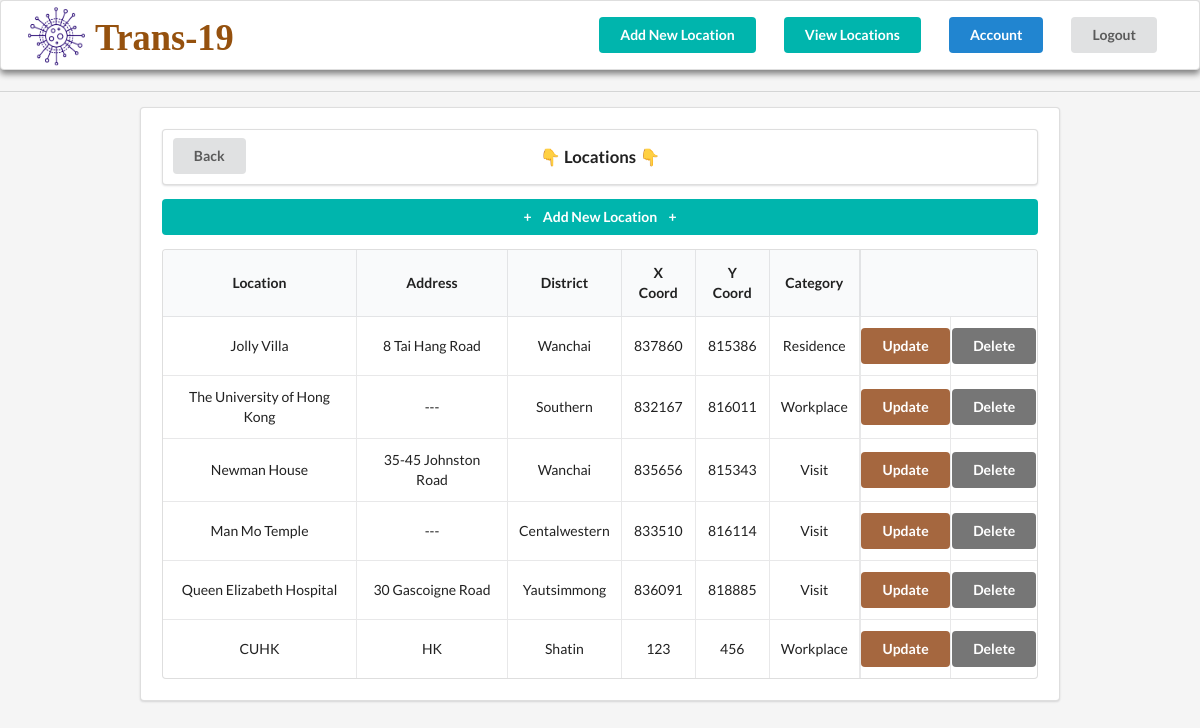
/location/ (signed in), run on the app's committed database.
### trans_19/models.py (models this page shows, shortened)
class Location(models.Model):
    name = models.CharField('Location Visited', max_length=70)
    address = models.CharField(max_length=70)
    district = models.CharField(max_length=17, choices=DISTRICTS_CHOICES)
    xCoord = models.IntegerField('X Coordinate')
    yCoord = models.IntegerField('Y Coordinate')
    category = models.CharField(max_length=9, choices=VISIT_CHOICES)

### trans_19/views.py (the view, shortened to what this page needs)
# urls.py: path('location/', ViewLocationRecordView.as_view(),
class ViewLocationRecordView(LoginRequiredMixin, TemplateView):
    model = Location
    template_name = 'patients/location_actions/location.html'
    def get_context_data(self, **kwargs):
        context = super().get_context_data(**kwargs)
        context['locations'] = Location.objects.all()
        return context

### trans_19/templates/patients/location_actions/location.html
{% extends "patients/index.html" %}
{% block content %}
<div class="ui divider"></div>
<div class="ui segment" style="margin:0 10em; padding: 1.5em;">
  <div class="ui segment" style="font-weight: 700; font-size: 1.2em; position: relative; padding: 0;">
    <a href="{%url 'trans_19_home'%}">
      <div class="ui button" style="position:absolute; left:0px; margin: 0.6em 0 0 0.7em">Back</div>
    </a>
    <div class="cent" style="margin: 0 auto; text-align: center; padding: 1em 0;">👇 Locations 👇</div>
  </div>
  <div>
    <a class="ui teal button" href="{%url 'trans_19_addLocationRecord' %}" style="width: 100%;">+<span
        style="margin:0 0.8em">Add New Location</span>+</a>
  </div>
  <table class="ui celled table" style="text-align: center;">
    <thead>
      <tr>
        <th>Location</th>
        <th>Address</th>
        <th>District</th>
        <th>X Coord</th>
        <th>Y Coord</th>
        <th>Category</th>
        <th colspan="2" style="border-left:0.2em solid rgba(34,36,38,.1);"></th>
      </tr>
    </thead>
    <tbody>
      {% for location in locations %}
      <tr>
        <td data-label="Name">{{location.name}}</td>
        <td data-label="Address">{{location.address}}</td>
        <td data-label="District">{{location.district|capfirst}}</td>
        <td data-label="xCoord">{{location.xCoord}}</td>
        <td data-label="yCoord">{{location.yCoord}}</td>
        <td data-label="Category">{{location.category|capfirst}}</td>
        <td style="border-left:0.2em solid rgba(34,36,38,.1); padding-left:0.05em; padding-right:0.05em; ">
          <a class="ui brown button"
          href="{%url 'trans_19_updateLocation' location.id %}"
          style="margin:0">Update</a>
        </td>
        <td style="padding-left:0.05em; padding-right:0.05em;">
          <a class="ui grey button"
          href="{%url 'trans_19_deleteLocation' location.id %}"
          style="margin:0">Delete</a>
        </td>
      </tr>
      {% endfor %}
    </tbody>
  </table>
</div>
{% endblock content %}

### trans_19/static/main.css (style rules this page uses)
.table { display: table; margin: 0 auto; }

### data on the page
Location: name "Jolly Villa", address "8 Tai Hang Road", district "Wanchai", xCoord "837860", yCoord "815386", category "Residence"
Location: name "The University of Hong Kong", address "---", district "Southern", xCoord "832167", yCoord "816011", category "Workplace"
Location: name "Newman House", address "35-45 Johnston Road", district "Wanchai", xCoord "835656", yCoord "815343", category "Visit"
Location: name "Man Mo Temple", address "---", district "Centalwestern", xCoord "833510", yCoord "816114", category "Visit"
Location: name "Queen Elizabeth Hospital", address "30 Gascoigne Road", district "Yautsimmong", xCoord "836091", yCoord "818885", category "Visit"
Location: name "CUHK", address "HK", district "Shatin", xCoord "123", yCoord "456", category "Workplace"
